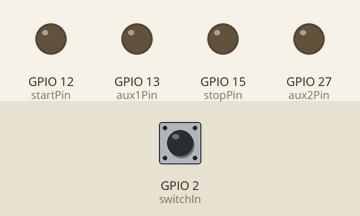
Recording of a sketch running on a simulated ESP32. Shown: output pins drawn as LEDs (lit = HIGH). The inputs (shaded band) are chosen by the test bench; at power-on: GPIO 2 (switchIn) HIGH.

Above: at 1.2 s.
1.3 s: GPIO 2 (switchIn) pulled LOW for 0.15 s
At 2.2 s:
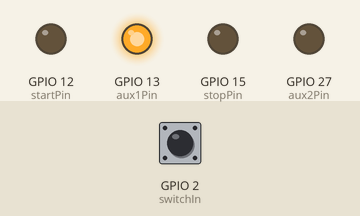
Timing chart, 0 to 4.3 s (numbered marks = the images above; inputs shaded):
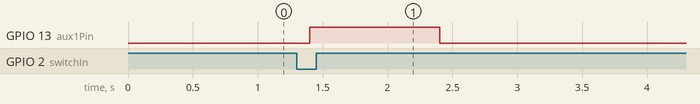

Measured:
- after the input at 1.3 s, GPIO 13 (aux1Pin): LOW → HIGH after 0.10 s, → LOW 1.0 s later

The sketch:

Foot_Switch3.ino
```cpp
//IN
int switchIn = 2;

//OUT
int startPin = 12;
int stopPin = 15;
int aux1Pin = 13;
int aux2Pin = 27;

//VARIABLES
boolean started;
boolean switched;
boolean button;
boolean single_clicked;
boolean double_clicked;
boolean long_clicked;
int pressed_time;
int released_time;
int longtime = 1500000;
int doubletime = 400000;
int debounce = 100;

void setup() {

    pinMode(switchIn,INPUT);
    pinMode (startPin, OUTPUT);
    pinMode(stopPin, OUTPUT);
    pinMode(aux1Pin, OUTPUT);
    pinMode(aux2Pin, OUTPUT);

Serial.begin(115200);
}

void loop() {

  button = digitalRead(switchIn);

  if (not(button)) {
        if (released_time < 10000000) {
              released_time = released_time + 1;
        }
        //wait for debounce time
        if (released_time > debounce) {
              if (released_time == debounce + 1) {
                  //Serial.println("Pressed Time: " + String(pressed_time));
              }
              if ((released_time == doubletime + 1) and (not(long_clicked)) and (not(double_clicked)) and (not(switched))) {
                  single_clicked = true;
              }

              pressed_time = 0;

              if (double_clicked) {
                  //double clicked
                  digitalWrite(aux1Pin, HIGH);
                  //Serial.println("on release - double clicked!");
                  delay(1000);
                  digitalWrite(aux1Pin, LOW);
                  double_clicked = false;
                  switched = true;
              } else if (long_clicked) {
                  //long clicked
                  digitalWrite(aux2Pin, HIGH);
                  //Serial.println("on release - long clicked!");
                  delay(1000);
                  digitalWrite(aux2Pin, LOW);
                  long_clicked = false;
                  switched = true;
              } else if (single_clicked) {
                  //Serial.println("on release - single clicked!");
                  single_clicked = false;
                  if (not(switched)) {
                        if (started) {
                            digitalWrite(startPin, LOW);
                            digitalWrite(stopPin, HIGH);
                            started = false;
                        } else {
                            digitalWrite(startPin, HIGH);
                            digitalWrite(stopPin, LOW);
                            started = true;
                        }
                        switched = true;
                        delay(1000);
                  }
              }
        }
        digitalWrite(startPin, LOW);
        digitalWrite(stopPin, LOW);

  } else {
        //button pressed
        if (pressed_time < 10000000) {
              pressed_time = pressed_time + 1;
        }
        //wait for debounce time
        if (pressed_time > debounce ) {
              if (pressed_time == debounce + 1) {
                  //Serial.println("Released Time: " + String(released_time));
                  single_clicked = false;
                  if ((released_time < doubletime) and (not(double_clicked))) {
                        double_clicked = true;
                        //Serial.println("maybe double clicked! - released time: " + String(released_time));
                  }
              }
              switched = false;
              released_time = 0;

              if ((pressed_time > longtime) and (not(long_clicked))) {
                  long_clicked = true;
                  //Serial.println("long clicked! - pressed time: " + String(pressed_time));
              }
        }
  }

}
```
